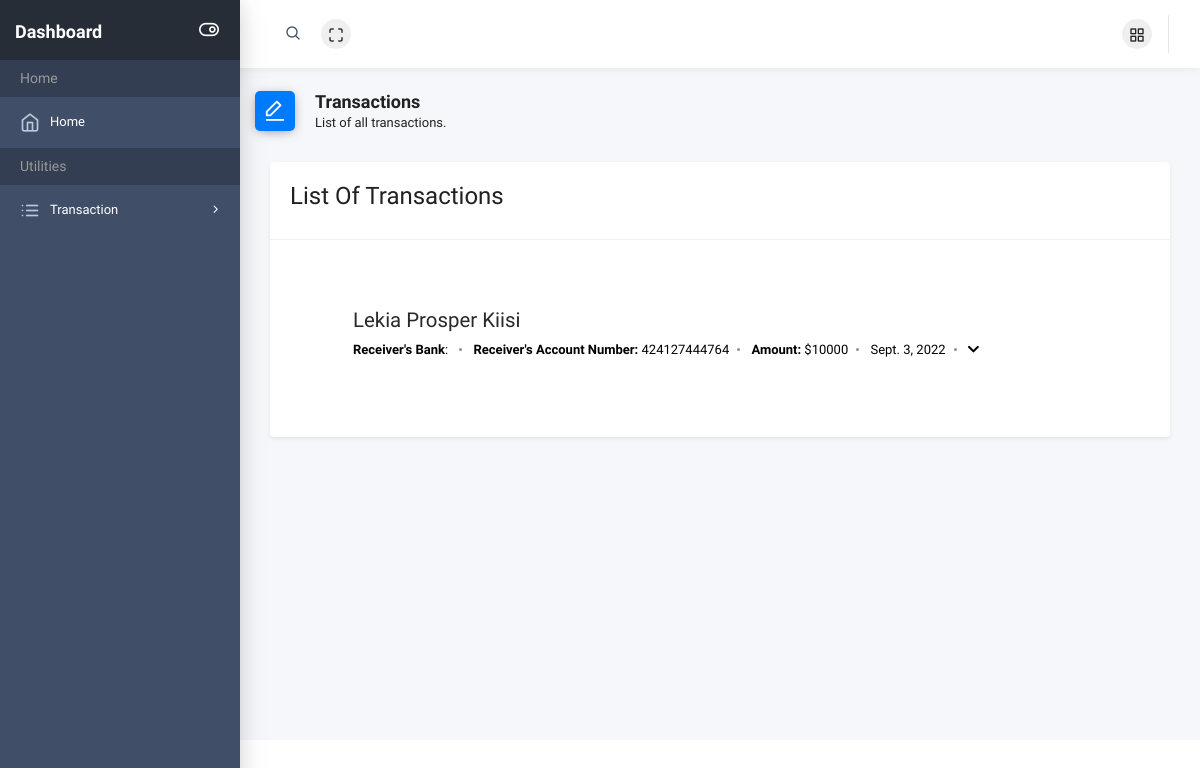
The page /1/posttransactions on the database as committed earlier.
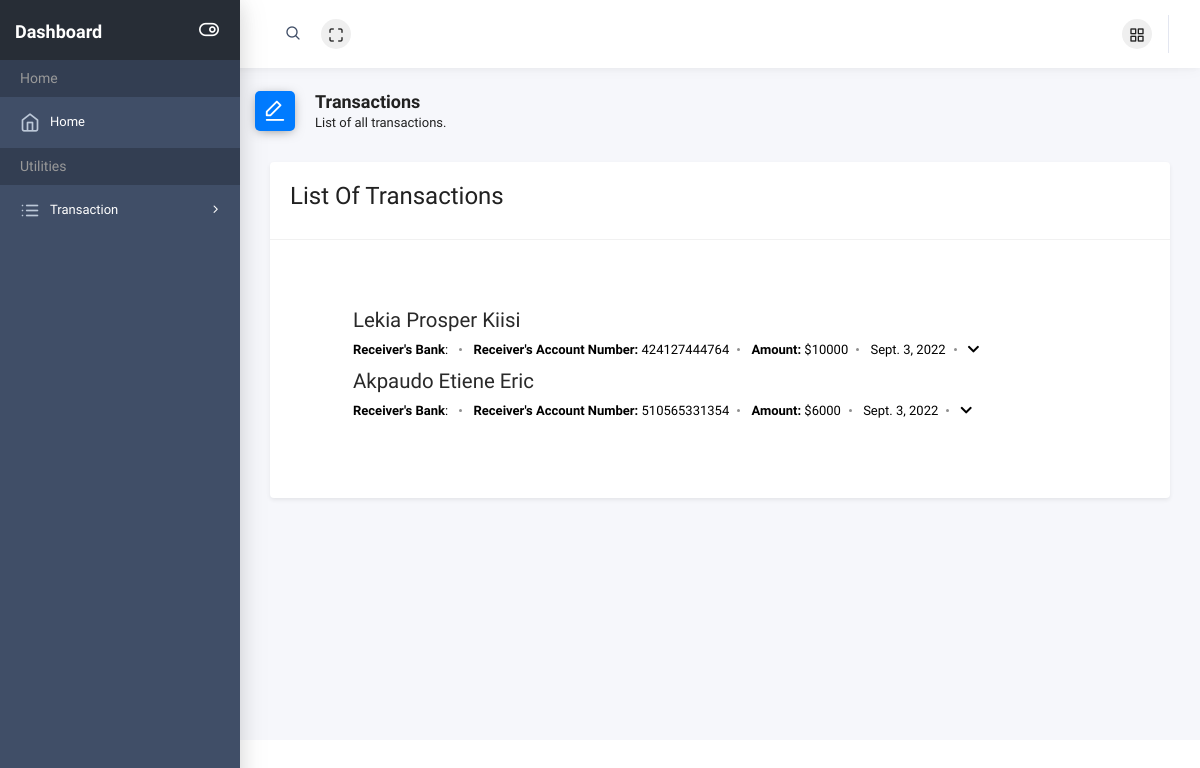
The same page on the database as committed later.
### bank/models.py (models this page shows, shortened)
class PostTransaction(models.Model):
    account = models.ForeignKey(
        Account, on_delete=models.SET_NULL, null=True)
    company_name = models.CharField(max_length=255, null=True)
    date = models.DateField(null=True)
    amount = models.IntegerField(blank=False, null=False)
    class Meta:
        ordering = ['-date']

class Account(models.Model):
    customer = models.ForeignKey(
        Customer, on_delete=models.CASCADE, null=True)
    CHOICES = (
        ('Checking', 'Checking'),
        ('Savings', 'Savings'),
        ('Time Deposit', 'Time Deposit'),
        ('Personal Loan', 'Personal Loan'),
        ('Credit Line', 'Credit Line'),
        ('DH Real Estate Loan', 'DH Real Estate Loan'),
        ('Business Loan', 'Business Loan'),
        ('Real Estate Loan', 'Real Estate Loan'),
    )
    account_type = models.CharField(max_length=300, choices=CHOICES, null=True)
    account_number = models.CharField(max_length=12, unique=True, null=True, validators=[
                                      RegexValidator(r'^\d{1,12}$')])
    created_on = models.DateField(auto_now_add=True)
    suspend_account = models.BooleanField(default=False)
    block_account = models.BooleanField(default=False)
    block_account_message = models.TextField(
        default='This account has been blocked Kindly contact the administrator to learn more. Or, enter a valid username and password.')
    suspend_account_message = models.TextField(
        default='This account has been suspended Kindly contact the administrator to learn more. Or, enter a valid username and password.')
    CURRENCY_CHOICES = (
        ('$', 'Dollar'),
        ('£', 'Pounds' ),
        ('€', 'Euro'),
        ('₩', 'Korean Won'),
        ('₹', 'Indian Rupees'),
        ('¥', 'Chinese Yuan'),
    )
    currency = models.CharField(max_length=100, choices=CURRENCY_CHOICES, default='Dollar', null=True)
    class Meta:
        ordering = ['account_type', 'created_on']
    def account_name(self):
        return f'{self.customer.user.first_name} {self.customer.middle_name} {self.customer.user.last_name}'

class Customer(models.Model):
    user = models.OneToOneField(User, on_delete=models.CASCADE)
    middle_name = models.CharField(max_length=255, null=True, blank=True)
    DOB = models.DateField(null=True, blank=True)
    SSN = USSocialSecurityNumberField(max_length=9)
    mobile_number = PhoneNumberField()
    home_address = models.CharField(max_length=255, null=True, blank=True)
    created_on = models.DateTimeField(auto_now_add=True)
    image = CloudinaryField('image')
    class Meta:
        ordering = ['created_on']
    def account_name(self):
        return f'{self.user.first_name} {self.middle_name} {self.user.last_name}'
    account_name.short_description = 'Customer'

### bank/views.py (the view)
class PostTransactionListView(generic.ListView):
    model = PostTransaction
    context_object_name = 'posttransactions'
    template_name = 'dashboard/author/posttransaction_list.html'
    paginate_by = 10
    def get_context_data(self, **kwargs):
        context = super(PostTransactionListView,
                        self).get_context_data(**kwargs)
        return context

### bank/templates/dashboard/author/posttransaction_list.html (shortened to what this page needs)
<!doctype html>
{% extends 'dashboard/dashboard_base.html' %}
{% load static %}
{% load cloudinary %}
{% block stylesheets %}
{{ block.super }}
<link href="{% static 'dashboard/author/css/dashboard-article.css' %}" rel="stylesheet" />
{% endblock stylesheets %}
{% block content %}
<div class="page-header">
  <div class="row align-items-end">
    <div class="col-lg-8">
      <div class="page-header-title">
        <i class="ik ik-edit-1 bg-primary"></i>
        <div class="d-inline">
          <h5>Transactions</h5>
          <span>List of all transactions.</span>
        </div>
      </div>
    </div>
  </div>
</div>
<div class="container mb-3">
  <div class="row">
    <div class="col-md-12">
      <div class="card shadow-sm">
        <div class="card-header">
          <h4 class="title">List Of Transactions</h4>
        </div>
        <div class="card-body">
          <div class="content">
            <section class="blog-list px-3 py-5 p-md-5">
              {% if posttransactions %}
              <div class="container">
                {% for payment in posttransactions %}
                <div class="item mb-5">
                  <div class="media">
                    <div class="media-body">
                      {% if payment.account %}
                      <div class="trans-cont">
                        <h3 class="title"><a href="{% url 'bank:posttransaction-update' payment.id %}">{{payment.account.account_name}}</a>
                        </h3>
                        <div class="meta mb-1">
                          <span class="trans-details date"><b>Receiver's Bank</b>: </span>
                          <span class="trans-details date"><b>Receiver's Account Number:</b> {{ payment.account.account_number }}</span>
                          <span class="trans-details time"><b>Amount:</b> ${{ payment.amount }}</span>
                          <span class="trans-details time">{{ payment.date }}</span>
                          <span class="time">
                            <i class="fas fa-chevron-down" data-toggle="dropdown" aria-haspopup="true" aria-expanded="false">
                            </i>
                          </span>
                        </div>
                      </div>
                      {% endif %}
                    </div>
                  </div>
                </div>
                {% endfor %}
              </div>
              {% else %}
              <center>
                <div class="alert alert-info"><b>No Transaction</b></div>
              </center>
              {% endif %}
            </section>
          </div>
        </div>
      </div>
    </div>
  </div>
</div>
{% endblock content %}

### bank/templates/dashboard/dashboard_base.html (shortened to what this page needs)
<!doctype html>
{% load static %}
{% load cloudinary %}
<html class="no-js" lang="en">
    <head>
     {% block stylesheets %}
        <link rel="stylesheet" href="{% static 'dashboard/author/plugins/bootstrap/dist/css/bootstrap.min.css' %}">
        <link rel="stylesheet" href="{% static 'dashboard/author/plugins/fontawesome-free/css/all.min.css' %}">
        <link rel="stylesheet" href="{% static 'dashboard/author/plugins/icon-kit/dist/css/iconkit.min.css' %}">
        <link rel="stylesheet" href="{% static 'dashboard/author/plugins/ionicons/dist/css/ionicons.min.css' %}">
        <link rel="stylesheet" href="{% static 'dashboard/author/plugins/perfect-scrollbar/css/perfect-scrollbar.css' %}">
        <link rel="stylesheet"
              href="{% static 'dashboard/author/plugins/tempusdominus-bootstrap-4/build/css/tempusdominus-bootstrap-4.min.css' %}">
        <link rel="stylesheet" href="{% static 'dashboard/author/plugins/c3/c3.min.css' %}">
        <link rel="stylesheet" href="{% static 'dashboard/author/dist/css/theme.min.css' %}">
        <link rel="stylesheet" href="https://cdn.jsdelivr.net/npm/bootstrap-select@1.13.14/dist/css/bootstrap-select.min.css">
        <link href="{% static 'dashboard/author/css/bootstrap-tagsinput.css' %}" rel="stylesheet" />
        <link rel="stylesheet" href="{% static 'dashboard/author/css/prism.css' %}">
        <link rel="stylesheet" href="{% static 'dashboard/author/dist/css/theme.css' %}">
   {% endblock stylesheets %}
    </head>
    <body>
        <div class="wrapper">
          {% block header %}
            <header class="header-top" header-theme="light">
                <div class="container-fluid">
                    <div class="d-flex justify-content-between">
                        <div class="top-menu d-flex align-items-center">
                            <div class="header-search">
                                <div class="input-group">
                                    <input type="text" class="form-control">
                                    <span class="input-group-addon search-btn"><i class="ik ik-search"></i></span>
                                </div>
                            </div>
                            <button type="button" id="navbar-fullscreen" class="nav-link"><i class="ik ik-maximize"></i></button>
                        </div>
                        <div class="top-menu d-flex align-items-center">
                            <button type="button" class="nav-link ml-10" id="apps_modal_btn" data-toggle="modal"
                                    data-target="#appsModal"><i class="ik ik-grid"></i></button>
                        </div>
                    </div>
                </div>
            </header>
         {% endblock header %}
            <div class="page-wrap">
                <div class="app-sidebar colored">
                    <div class="sidebar-header">
                        <a class="header-brand" href="{% url 'bank:dashboard_home' %}">
                            <span class="text" style="color: white; font-size:large;">Dashboard</span>
                        </a>
                        <button type="button" class="nav-toggle">
                            <i data-toggle="expanded" class="ik ik-toggle-right toggle-icon"></i></button>
                    </div>
                {% block sidebar %}
                <div class="sidebar-content" >
                    <div class="nav-container">
                        <nav id="main-menu-navigation" class="navigation-main">
                                <div class="nav-lavel">Home</div>
                                <div class="nav-item">
                                    <a href="{% url 'bank:dashboard_home' %}"><i class="ik ik-home"></i><span>Home</span></a>
                                </div>
                                <div class="nav-lavel">Utilities</div>
                                <div class="nav-item has-sub">
                                    <a href="javascript:void(0)"><i class="ik ik-list"></i><span>Transaction</span></a>
                                </div>
                            </nav>
                        </div>
                    </div>
                  </div>
                {% endblock sidebar %}
                <div class="main-content">
                  {% block messages %}
                           <div class="row">
                            <div class="col-md-12">
                            </div>
                          </div>
                  {% endblock messages %}
                {% block content %}
                {% endblock content %}
                </div>
</body>
</html>

### bank/static/dashboard/author/css/dashboard-article.css (style rules this page uses)
.blog-list .item .title { font-size: 1.275rem; }
.blog-list .item .title a { color: #292929; }
.meta { color: #8f8f8f; font-size: 0.8125rem; }
.meta span { display: inline-block; }
.meta span:after { content: ""; display: inline-block; width: 3px; height: 3px; border-radius: 50%; background: #8f8f8f; margin-left: 0.5rem; margin-right: 0.5rem; position: relative; top: -3px; }
.meta span:last-child:after { display: none; }
.card-body { margin-top: 0; }
.card-header { margin-bottom:0; }
.time { color: #000; }
.date { color: #000; }

Rows that differ between the two databases and show on the page:
added PostTransaction: account.account_name "Akpaudo Etiene Eric", account.account_number "510565331354", amount "6000", date "Sept. 3, 2022"
